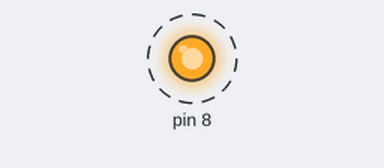
This sketch was run on a simulated Arduino Uno, built with avr-gcc and run on an emulated ATmega328P. On the bench: output pins drawn as LEDs (lit = HIGH). Dashed ring = blinking.

Above: at 0.2 s.
Timing chart, 0 to 3.0 s (numbered marks = the images above):
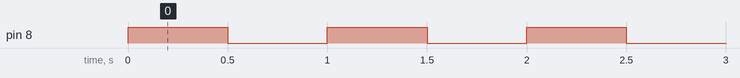

Measured:
- by itself, pin 8: alternates HIGH for 0.50 s and LOW for 0.50 s

The sketch:

mainCode.ino
```cpp
void setup(void)
{
  pinMode(8, OUTPUT);
}
void loop(void)
{
  digitalWrite(8, HIGH);
  delay(500);
  digitalWrite(8, LOW);
  delay(500);
}
```
